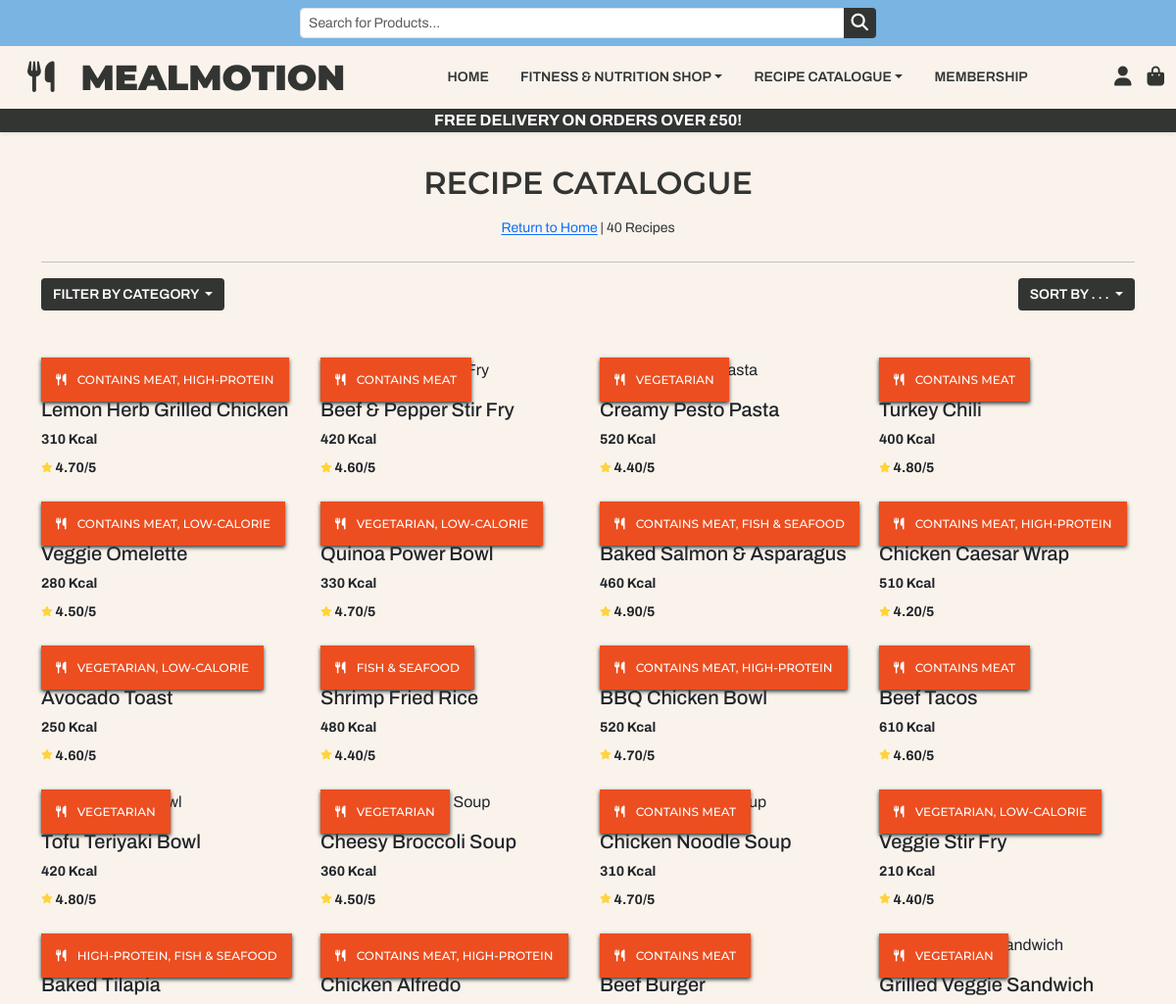
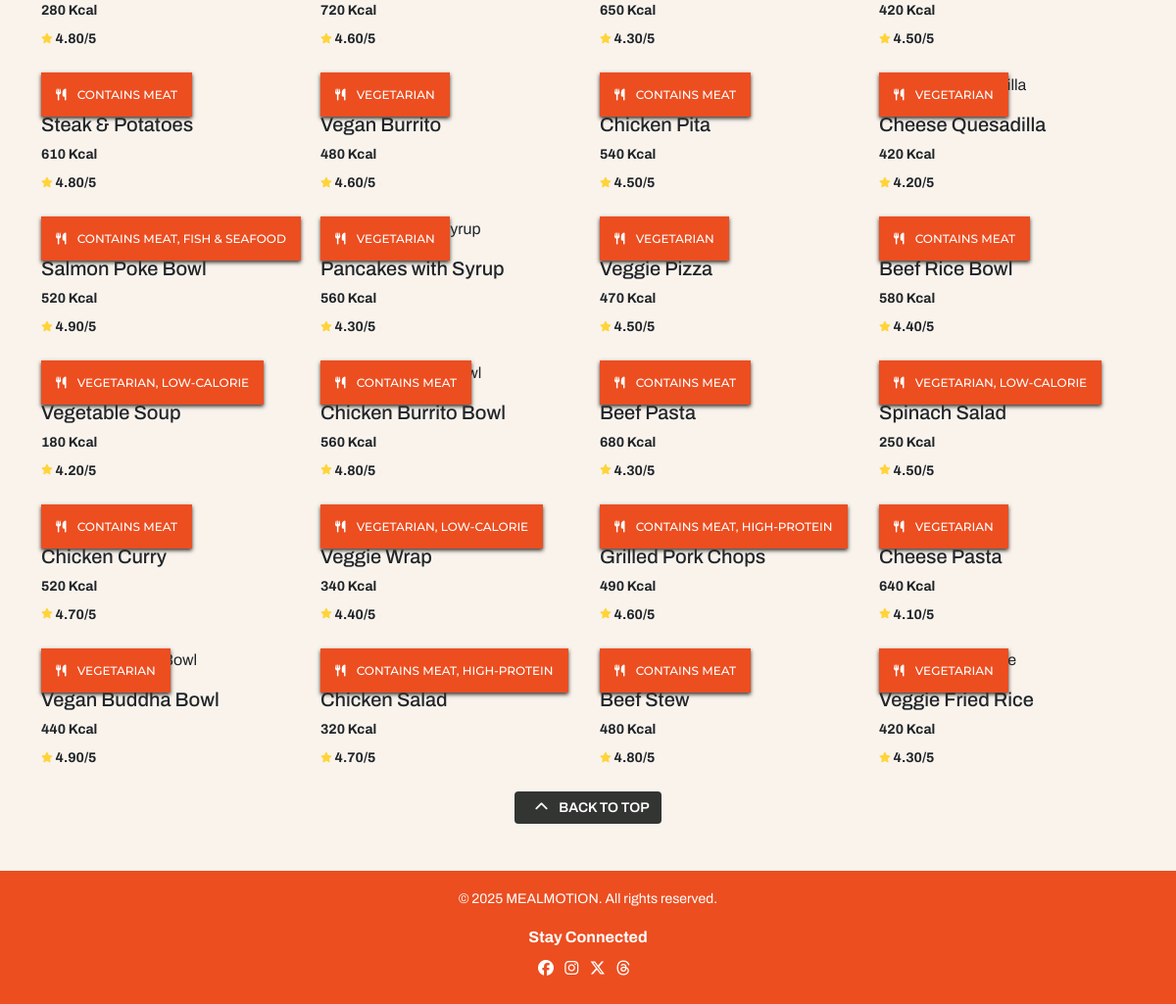
The app's page /recipes/ with its own data (2 pictures, top to bottom).
### recipes/models.py (models this page shows, shortened)
class Recipe(models.Model):
    name = models.CharField(max_length=255)
    categories = models.ManyToManyField(
        'Category', blank=True, related_name='recipes'
    )
    serving_size = models.CharField(max_length=50, blank=True)
    ingredients = models.JSONField()
    nutritional_value = models.JSONField()
    rating = models.DecimalField(max_digits=4, decimal_places=2)
    image = models.ImageField('image', null=True, blank=True)
    image_url = models.URLField(max_length=1024, null=True, blank=True)
    instructions = models.TextField()

class Category(models.Model):
    class Meta:
        verbose_name_plural = 'Categories'
    name = models.CharField(max_length=255)
    friendly_name = models.CharField(max_length=255, null=True, blank=True)

### recipes/views.py (the view, shortened to what this page needs)
# urls.py: path('', views.recipe_list, name='recipes'),
def recipe_list(request):
    recipes = Recipe.objects.all()
    total_recipes = recipes.count()
    categories_names = []
    category_objects = Category.objects.none()
    sort = None
    direction = None
    current_sorting = f'{sort}_{direction}'
    if 'category' in request.GET:
        categories_names = request.GET['category'].split(',')
        recipes = recipes.filter(categories__name__in=categories_names)
        category_objects = Category.objects.filter(name__in=categories_names)
        total_recipes = recipes.count()
    context = {
        'recipes' : recipes,
        'current_categories': categories_names,
        'category_objects': category_objects,
        'current_sorting': sort,
        'total_recipes':total_recipes,
    }
    return render(request, 'recipes/recipes.html', context)

### recipes/templates/recipes/recipes.html (shortened to what this page needs)
{% extends 'base.html' %}
{% load static %}
{% block content %}
<div class="container my-5">
    <div class="mb-4 text-center">
        {% if not current_categories %}
        <h1>Recipe Catalogue</h1>
        {% else %}
        <h1 class="text-center">{{ category_objects.first.friendly_name }}</h1>
        {% endif %}
        <p>
            {% if search_term or current_categories or current_sorting %}
            <span><a class="link-offset-1" href="{% url 'recipes' %}">Recipe Catalogue</a> | </span>
            {% else %}
            <span><a class="link-offset-1" href="{% url 'home' %}">Return to Home</a> | </span>
            {% endif %}
            {{total_recipes}} Recipes {% if search_term %} found for "{{search_term}}"{% endif %}
        </p>
    </div>
    <hr>
    <div class="d-flex flex-column flex-sm-row justify-content-between gap-2">
        <button class="btn rounded-1 dropdown-toggle text-uppercase def-btn" type="button" id="sortDropdown"
            data-bs-toggle="dropdown" aria-expanded="false">
            Filter By Category
        </button>
        <button class="btn rounded-1 dropdown-toggle text-uppercase def-btn" type="button" id="sortDropdown"
            data-bs-toggle="dropdown" aria-expanded="false">
            {% if not request.GET.sort %}
            Sort By . . .
            {% endif %}
        </button>
    </div>
</div>
<div class="container">
    <div class="row">
        {% for recipe in recipes %}
        <div class="col-md-3 mb-4">
            <a href="{% url 'recipe_details' recipe.id %}" class="text-dark text-decoration-none d-block">
                <div class="category-badge">
                    <i class="fa-solid fa-utensils me-2"></i>
                    {% for category in recipe.categories.all %}
                    {{ category.friendly_name }}{% if not forloop.last %}, {% endif %}
                    {% endfor %}
                </div>
                <div class="d-flex justify-content-between align-items-center mt-3">
                    <div class="d-flex flex-column">
                        <h5 class="fs-5 mb-2">{{ recipe.name }}</h5>
                        <p class="fw-bold mb-2">{{ recipe.nutritional_value.calories }} Kcal</p>
                        <small>
                            <strong>
                                {{ recipe.rating }}/5
                            </strong>
                        </small>
                    </div>
                </div>
            </a>
        </div>
        {% endfor %}
    </div>
</div>
{% if recipes %}
<div class="d-flex justify-content-center">
    <button type="button" class="btn rounded-1 def-btn text-uppercase text-center mb-5" id="btt-btn"
        onclick="topFunction()">
        <i class="fa-solid fa-chevron-up mx-2"></i>
        Back to Top
    </button>
</div>
{% endif %}
{% endblock %}

### static/css/base.css (style rules this page uses)
body { font-family: 'Archivo', sans-serif; background-color: #f9f3ec; color: #333533; display: flex; flex-direction: column; min-height: 100vh; padding-top: 120px; }
h1 { font-family: 'Montserrat', sans-serif; font-weight: 600; font-size: 32px; text-transform: uppercase; margin-bottom: 1rem; }
p { font-size: 14px; }
.category-badge { position: absolute; background: #ec4e20; color: white; padding: 15px; font: 12px 'Montserrat', sans-serif; font-weight: 500; text-transform: uppercase; box-shadow: 0 2px 4px #333533; }
.def-btn, .selector-btn { background-color: #333533 !important; color: #ffffff; border: none; font-weight: 600; font-size: 14px; text-transform: uppercase; cursor: pointer; }

### records on screen
Recipe: name "Lemon Herb Grilled Chicken", nutritional_value.calories "310", rating "4.70"
Category: friendly_name "CONTAINS MEAT"
Category: friendly_name "HIGH-PROTEIN"
Recipe: name "Beef & Pepper Stir Fry", nutritional_value.calories "420", rating "4.60"
Recipe: name "Creamy Pesto Pasta", nutritional_value.calories "520", rating "4.40"
Category: friendly_name "VEGETARIAN"
Recipe: name "Turkey Chili", nutritional_value.calories "400", rating "4.80"
Recipe: name "Veggie Omelette", nutritional_value.calories "280", rating "4.50"
Category: friendly_name "LOW-CALORIE"
Recipe: name "Quinoa Power Bowl", nutritional_value.calories "330", rating "4.70"
Recipe: name "Baked Salmon & Asparagus", nutritional_value.calories "460", rating "4.90"
Category: friendly_name "FISH & SEAFOOD"
Recipe: name "Chicken Caesar Wrap", nutritional_value.calories "510", rating "4.20"
Recipe: name "Avocado Toast", nutritional_value.calories "250", rating "4.60"
Recipe: name "Shrimp Fried Rice", nutritional_value.calories "480", rating "4.40"
Recipe: name "BBQ Chicken Bowl", nutritional_value.calories "520", rating "4.70"
Recipe: name "Beef Tacos", nutritional_value.calories "610", rating "4.60"
Recipe: name "Tofu Teriyaki Bowl", nutritional_value.calories "420", rating "4.80"
Recipe: name "Cheesy Broccoli Soup", nutritional_value.calories "360", rating "4.50"
Recipe: name "Chicken Noodle Soup", nutritional_value.calories "310", rating "4.70"
Recipe: name "Veggie Stir Fry", nutritional_value.calories "210", rating "4.40"
Recipe: name "Baked Tilapia", nutritional_value.calories "280", rating "4.80"
Recipe: name "Chicken Alfredo", nutritional_value.calories "720", rating "4.60"
Recipe: name "Beef Burger", nutritional_value.calories "650", rating "4.30"
Recipe: name "Grilled Veggie Sandwich", nutritional_value.calories "420", rating "4.50"
Recipe: name "Steak & Potatoes", nutritional_value.calories "610", rating "4.80"
Recipe: name "Vegan Burrito", nutritional_value.calories "480", rating "4.60"
Recipe: name "Chicken Pita", nutritional_value.calories "540", rating "4.50"
Recipe: name "Cheese Quesadilla", nutritional_value.calories "420", rating "4.20"
Recipe: name "Salmon Poke Bowl", nutritional_value.calories "520", rating "4.90"
Recipe: name "Pancakes with Syrup", nutritional_value.calories "560", rating "4.30"
Recipe: name "Veggie Pizza", nutritional_value.calories "470", rating "4.50"
Recipe: name "Beef Rice Bowl", nutritional_value.calories "580", rating "4.40"
Recipe: name "Vegetable Soup", nutritional_value.calories "180", rating "4.20"
Recipe: name "Chicken Burrito Bowl", nutritional_value.calories "560", rating "4.80"
Recipe: name "Beef Pasta", nutritional_value.calories "680", rating "4.30"
Recipe: name "Spinach Salad", nutritional_value.calories "250", rating "4.50"
Recipe: name "Chicken Curry", nutritional_value.calories "520", rating "4.70"
Recipe: name "Veggie Wrap", nutritional_value.calories "340", rating "4.40"
Recipe: name "Grilled Pork Chops", nutritional_value.calories "490", rating "4.60"
Recipe: name "Cheese Pasta", nutritional_value.calories "640", rating "4.10"
Recipe: name "Vegan Buddha Bowl", nutritional_value.calories "440", rating "4.90"
Recipe: name "Chicken Salad", nutritional_value.calories "320", rating "4.70"
Recipe: name "Beef Stew", nutritional_value.calories "480", rating "4.80"
Recipe: name "Veggie Fried Rice", nutritional_value.calories "420", rating "4.30"

### other values on screen
{{ free_delivery_threshold }} "50"
{{ total_recipes }} "40"
